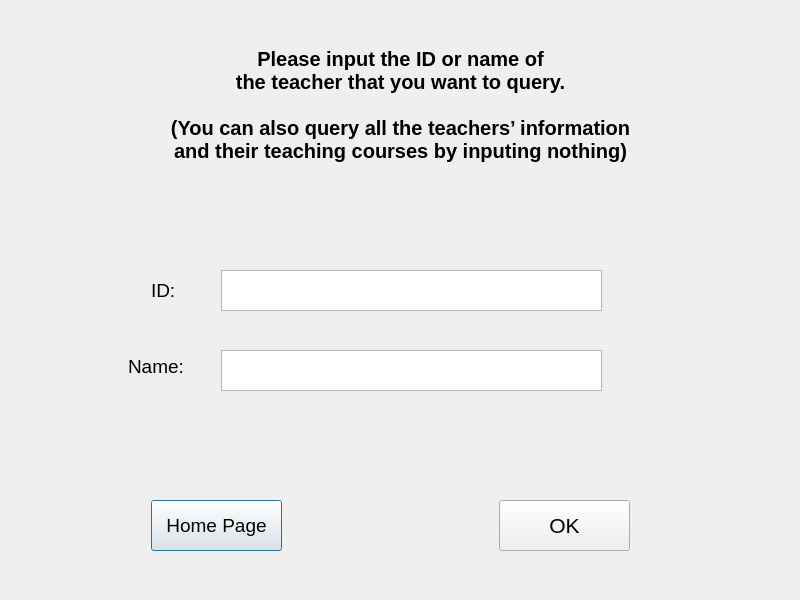
<?xml version="1.0" encoding="UTF-8"?>
<ui version="4.0">
 <class>Input_Teacher</class>
 <widget class="QDialog" name="Input_Teacher">
  <property name="geometry">
   <rect>
    <x>0</x>
    <y>0</y>
    <width>800</width>
    <height>600</height>
   </rect>
  </property>
  <property name="windowTitle">
   <string>Dialog</string>
  </property>
  <property name="styleSheet">
   <string notr="true">#Input_Teacher{background-image: url(:/picture/bgp13.png);}</string>
  </property>
  <widget class="QPushButton" name="home">
   <property name="geometry">
    <rect>
     <x>151</x>
     <y>500</y>
     <width>131</width>
     <height>51</height>
    </rect>
   </property>
   <property name="font">
    <font>
     <pointsize>14</pointsize>
    </font>
   </property>
   <property name="text">
    <string>Home Page</string>
   </property>
  </widget>
  <widget class="QLabel" name="ID">
   <property name="geometry">
    <rect>
     <x>151</x>
     <y>280</y>
     <width>41</width>
     <height>21</height>
    </rect>
   </property>
   <property name="font">
    <font>
     <pointsize>14</pointsize>
    </font>
   </property>
   <property name="text">
    <string>ID:</string>
   </property>
  </widget>
  <widget class="QLabel" name="prompt">
   <property name="geometry">
    <rect>
     <x>5</x>
     <y>4</y>
     <width>791</width>
     <height>201</height>
    </rect>
   </property>
   <property name="font">
    <font>
     <pointsize>15</pointsize>
     <weight>75</weight>
     <bold>true</bold>
    </font>
   </property>
   <property name="text">
    <string>Please input the ID or name of
the teacher that you want to query.

(You can also query all the teachers’ information
and their teaching courses by inputing nothing)</string>
   </property>
   <property name="alignment">
    <set>Qt::AlignCenter</set>
   </property>
  </widget>
  <widget class="QLabel" name="Name">
   <property name="geometry">
    <rect>
     <x>128</x>
     <y>351</y>
     <width>61</width>
     <height>31</height>
    </rect>
   </property>
   <property name="font">
    <font>
     <pointsize>14</pointsize>
    </font>
   </property>
   <property name="text">
    <string>Name:</string>
   </property>
  </widget>
  <widget class="QPushButton" name="ok">
   <property name="geometry">
    <rect>
     <x>499</x>
     <y>500</y>
     <width>131</width>
     <height>51</height>
    </rect>
   </property>
   <property name="font">
    <font>
     <pointsize>16</pointsize>
    </font>
   </property>
   <property name="text">
    <string>OK</string>
   </property>
  </widget>
  <widget class="QTextEdit" name="input_Name">
   <property name="geometry">
    <rect>
     <x>221</x>
     <y>350</y>
     <width>381</width>
     <height>41</height>
    </rect>
   </property>
   <property name="font">
    <font>
     <pointsize>14</pointsize>
    </font>
   </property>
  </widget>
  <widget class="QTextEdit" name="input_ID">
   <property name="geometry">
    <rect>
     <x>221</x>
     <y>270</y>
     <width>381</width>
     <height>41</height>
    </rect>
   </property>
   <property name="font">
    <font>
     <pointsize>14</pointsize>
    </font>
   </property>
  </widget>
 </widget>
 <resources/>
 <connections/>
</ui>
